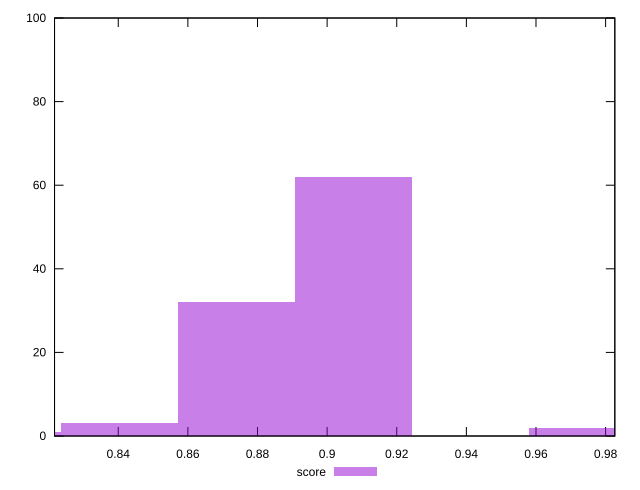

gnuplot code for this plot:
reset

$score <<EOF
0.9747689076781717 2
0.8739307448149126 32
0.9075434657693323 62
0.8403180238604929 3
0.8067053029060731 1
EOF

set key outside below
set boxwidth 0.033612720954419716
set xrange [0.821695891391382:0.9826442363466058]
set yrange [0:100]
set trange [0:100]
set style fill transparent solid 0.5 noborder
set terminal svg size 640, 490 enhanced background rgb 'white'
set output "report_00008_2021-01-22T20:58:29.167/total-blocking-time/samples/pages+cached/score/histogram.svg"

plot $score title "score" with boxes

reset
